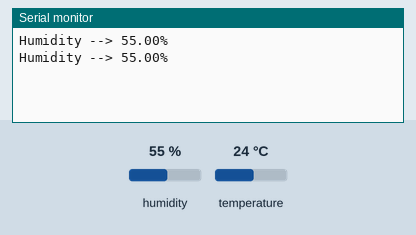
Recording of a sketch running on a simulated Arduino Uno, built with avr-gcc and run on an emulated ATmega328P. On the bench: the last lines printed to the serial monitor. The test bench sets the inputs (shaded band); at power-on: humidity 55 %, temperature 24 °C.

Above: at 4.8 s.
4.9 s: humidity set to 22 %
At 6.8 s:
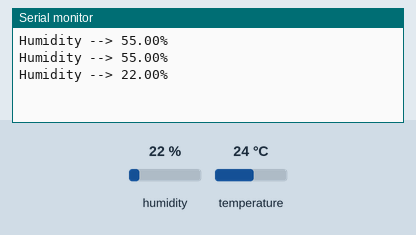
7.9 s: humidity set to 40 %
At 9.2 s:
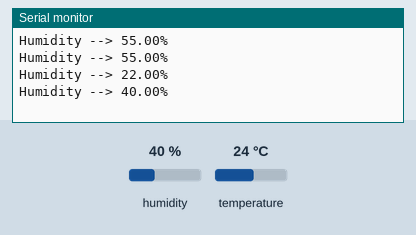
Timing chart, 0 to 10.9 s (numbered marks = the images above; inputs shaded):
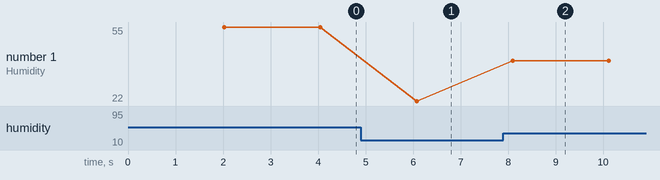

Measured:
- after the input at 4.9 s, the serial monitor: prints a new line after 1.2 s (image 1)
- after the input at 7.9 s, the serial monitor: prints a new line after 0.19 s (image 2)
- plotted number 1: 55 → 22 after the input at 4.9 s, 22 → 40 after the input at 7.9 s

The sketch:

DHT_BT_TUT1.ino
```cpp
#include<DHT.h>
#include<Wire.h>
#include<SPI.h>
#include<SoftwareSerial.h>

#define DHTPIN  A0
#define DHTTYPE DHT11
SoftwareSerial bluetooth(0,1);
DHT dht(DHTPIN,DHTTYPE);

void setup()
{
Serial.begin(9600);
dht.begin();
bluetooth.begin(9600);
}

void loop()
{


delay(2000);
String h = (String)dht.readHumidity();
float t = dht.readTemperature();
float f = dht.readTemperature(true);

Serial.print("Humidity --> ");
Serial.print(h);
Serial.println("%");

}
```
